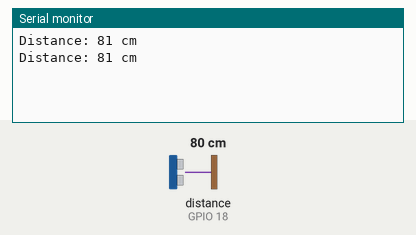
A sketch run on a simulated ESP32. Parts: the last lines printed to the serial monitor. Inputs (shaded band) come from the test bench; at power-on: distance to the obstacle (sensor on GPIO 18) 80 cm. The echo pulse lasts 58.3 µs per cm; WiFi joins after 1.5 s; servers stay silent unless stated.

Above: at 3.0 s.
3.1 s: distance to the obstacle (sensor on GPIO 18) set to 2 cm
At 4.4 s:
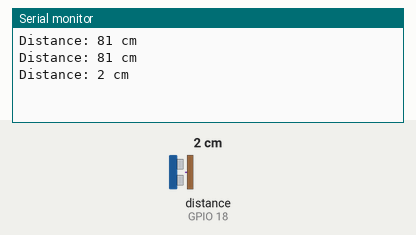
4.6 s: distance to the obstacle (sensor on GPIO 18) set to 4 cm
At 5.6 s:
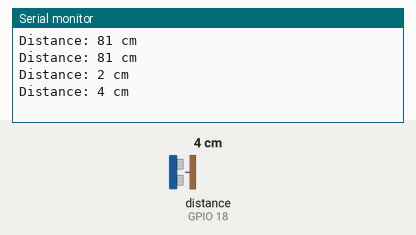
Timing chart, 0 to 7.6 s (numbered marks = the images above; inputs shaded):
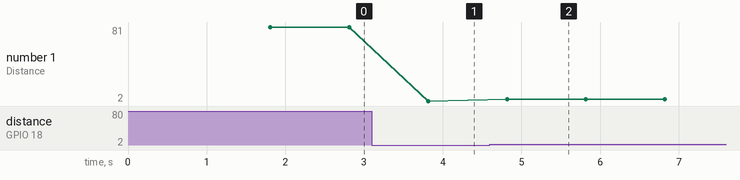

The sketch:

IOT_Distance_Measure.ino
```cpp
/* Comment this out to disable prints and save space */
#define BLYNK_PRINT Serial

/* Fill in information from Blynk Device Info here */
#define BLYNK_TEMPLATE_ID "TMPL3nW1QfkfN"
#define BLYNK_TEMPLATE_NAME "Quickstart Template"
#define BLYNK_AUTH_TOKEN "9BtHsdcEmc8dXqigdhKcH9xKz5H1pWMO"
#include <WiFi.h>
#include <WiFiClient.h>
#include <BlynkSimpleEsp32.h>
#include <NewPing.h> // Library to interface with ultrasonic sensor

// Your WiFi credentials
char ssid[] = "JAY";
char pass[] = "87654321";

// Ultrasonic Sensor pins
#define TRIGGER_PIN 5
#define ECHO_PIN 18

NewPing sonar(TRIGGER_PIN, ECHO_PIN, 400); // Maximum distance set to 400 cm

void setup()
{
  // Debug console
  Serial.begin(9600);

  // Blynk connection
  Blynk.begin(BLYNK_AUTH_TOKEN, ssid, pass);

  // Initialize sensor pins
  pinMode(TRIGGER_PIN, OUTPUT);
  pinMode(ECHO_PIN, INPUT);
}

void loop()
{
  Blynk.run();
  measureDistance();
}

void measureDistance()
{
  // Measure distance using ultrasonic sensor
  unsigned int distance = sonar.ping_cm();

  // Print distance to Serial Monitor
  Serial.print("Distance: ");
  Serial.print(distance);
  Serial.println(" cm");

  // Send distance to Blynk app
  Blynk.virtualWrite(V0, distance);

  delay(1000); // Update every 1 second
}
```

Measured:
- after the input at 3.1 s, the serial monitor: prints a new line after 0.72 s (image 1)
- after the input at 4.6 s, the serial monitor: prints a new line after 0.22 s (image 2)
- plotted number 1: 81 → 2 after the input at 3.1 s, 2 → 4 after the input at 4.6 s
